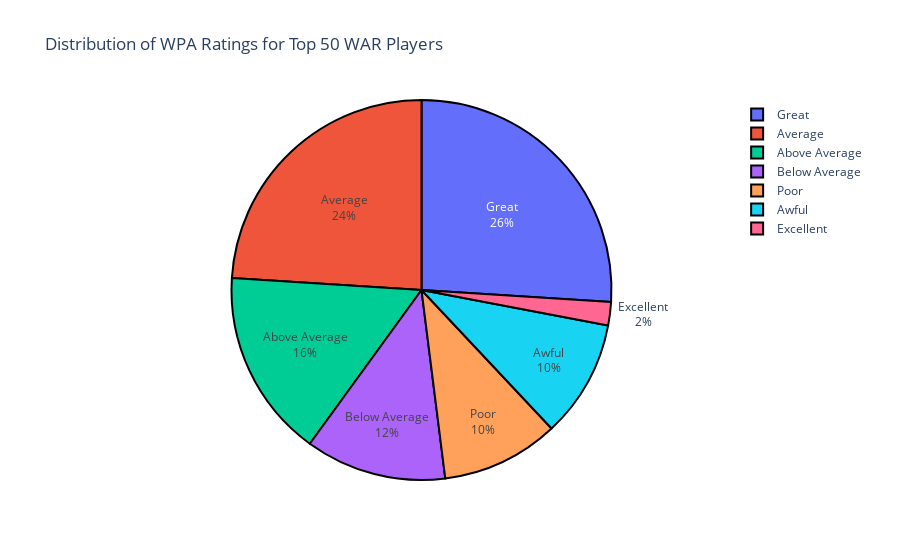

This figure's notebook cell:
### Markdown cell above
Seperating WPA into Categories to make it easier to compair.

### Code cell
def get_top_50_unique_names(data):
    column_2 = data.iloc[:, 1].rename("Player")  # Column 2 (index 1)
    column_16 = data.iloc[:, 15].rename("WAR")  # Column 16 (index 15)
    combined_data = pd.DataFrame({'Player': column_2, 'WAR': column_16})
    sorted_data = combined_data.sort_values(by='WAR', ascending=False)
    unique_sorted_data = sorted_data.drop_duplicates(subset='Player').reset_index(drop=True)
    top_50 = unique_sorted_data.head(50)
    return top_50

def find_wpa_for_top_50_war(top_50_df, filepath):
    data = pd.read_csv(filepath, encoding='latin1')
    column_9 = data.iloc[:, 8].rename("WPA")  # Column 9 (index 8)
    matching_data = pd.DataFrame({'Player': data.iloc[:, 1], 'WPA': column_9}).drop_duplicates(subset='Player')
    matching_rows = top_50_df.merge(matching_data, on='Player', how='left')
    return matching_rows

# Define the path to your CSV file
csv_file_path = 'WAR_2023.csv'

# Check if the file exists
if not os.path.exists(csv_file_path):
    raise FileNotFoundError(f"The file '{csv_file_path}' does not exist.")

try:
    # Attempt to read the CSV file with different encodings
    try:
        data = pd.read_csv(csv_file_path, encoding='utf-8')
    except UnicodeDecodeError:
        try:
            data = pd.read_csv(csv_file_path, encoding='latin1')
        except UnicodeDecodeError:
            data = pd.read_csv(csv_file_path, encoding='iso-8859-1')
except Exception as e:
    raise ValueError(f"Error reading the CSV file: {e}")

# Ensure the CSV file has at least 18 columns
if data.shape[1] < 18:
    raise ValueError("The CSV file does not have at least 18 columns.")

# Get the top 50 unique WAR players
top_50 = get_top_50_unique_names(data)

if top_50 is not None:
    # Find the WPA for the top 50 WAR players in the second CSV
    second_csv_filepath = "WPA_2023.csv"
    matching_rows = find_wpa_for_top_50_war(top_50, second_csv_filepath)
    
    if matching_rows is not None and not matching_rows.empty:
        # Extract the WPA values
        wpa_values = matching_rows['WPA'].dropna()

        # Categorize the WPA values based on the provided ratings
        def categorize_wpa(wpa):
            if wpa >= 6.0:
                return 'Excellent'
            elif wpa >= 3.0:
                return 'Great'
            elif wpa >= 2.0:
                return 'Above Average'
            elif wpa >= 1.0:
                return 'Average'
            elif wpa >= 0.0:
                return 'Below Average'
            elif wpa >= -1.0:
                return 'Poor'
            else:
                return 'Awful'

        wpa_categories = wpa_values.apply(categorize_wpa)
        wpa_category_counts = wpa_categories.value_counts()

        # Ensure the categories are in the correct order
        categories_order = ['Excellent', 'Great', 'Above Average', 'Average', 'Below Average', 'Poor', 'Awful']
        wpa_category_counts = wpa_category_counts.reindex(categories_order, fill_value=0)

        # Create a DataFrame for the pie chart
        pie_data = pd.DataFrame({'Rating': wpa_category_counts.index, 'Count': wpa_category_counts.values})

        # Create an interactive pie chart using Plotly
        fig_pie = px.pie(pie_data, names='Rating', values='Count', title='Distribution of WPA Ratings for Top 50 WAR Players')

        # Update the layout for interactivity
        fig_pie.update_traces(textinfo='percent+label', hoverinfo='label+percent+value', 
                            marker=dict(line=dict(color='#000000', width=2)))

        # Show the pie chart
        fig_pie.show()
    else:
        print("No matching rows found or an error occurred.")
else:
    print("Could not extract top 50 names.")

### Figure 1 — Plotly figure (JSON) as saved in the notebook; plotly's stock layout.template omitted (floating-point values rounded to 4 significant figures)
{"data": [{"domain": {"x": [0, 1], "y": [0, 1]}, "hoverinfo": "label+percent+value", "hovertemplate": "Rating=%{label}<br>Count=%{value}<extra></extra>", "labels": ["Excellent", "Great", "Above Average", "Average", "Below Average", "Poor", "Awful"], "legendgroup": "", "marker": {"line": {"color": "#000000", "width": 2}}, "name": "", "showlegend": true, "textinfo": "percent+label", "type": "pie", "values": [1, 13, 8, 12, 6, 5, 5]}], "layout": {"legend": {"tracegroupgap": 0}, "title": {"text": "Distribution of WPA Ratings for Top 50 WAR Players"}}}
